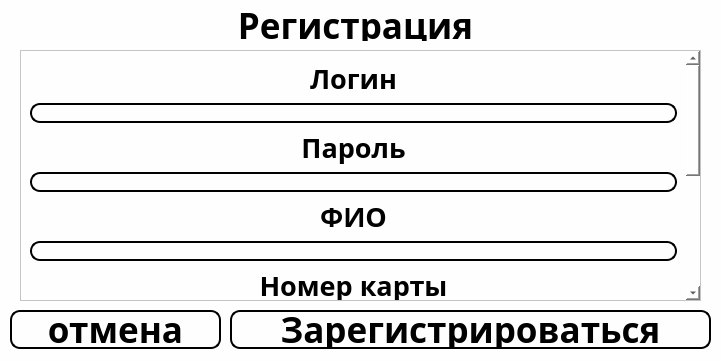
<?xml version="1.0" encoding="UTF-8"?>
<ui version="4.0">
 <class>Dialog</class>
 <widget class="QDialog" name="Dialog">
  <property name="geometry">
   <rect>
    <x>0</x>
    <y>0</y>
    <width>721</width>
    <height>362</height>
   </rect>
  </property>
  <property name="windowTitle">
   <string>Dialog</string>
  </property>
  <property name="styleSheet">
   <string notr="true">background: rgb(254,254,254)</string>
  </property>
  <widget class="QPushButton" name="registrate">
   <property name="geometry">
    <rect>
     <x>230</x>
     <y>310</y>
     <width>481</width>
     <height>39</height>
    </rect>
   </property>
   <property name="font">
    <font>
     <family>Futurespore Cyrillic</family>
     <pointsize>26</pointsize>
     <weight>50</weight>
     <italic>false</italic>
     <bold>false</bold>
    </font>
   </property>
   <property name="styleSheet">
    <string notr="true">QPushButton:pressed {
border: 0px solid #000;
border-radius: 10px;
border-style: outset;
background: black;
color: rgb(254,254,254);
font-weight: bold;
font: 26pt &quot;Futurespore Cyrillic&quot;;
}
QPushButton {
border: 2px solid #000;
border-radius: 10px;
border-style: outset;
color: black;
font-weight: bold;
font: 26pt &quot;Futurespore Cyrillic&quot;;
}</string>
   </property>
   <property name="text">
    <string>Зарегистрироваться</string>
   </property>
   <property name="autoDefault">
    <bool>true</bool>
   </property>
  </widget>
  <widget class="QPushButton" name="escape">
   <property name="geometry">
    <rect>
     <x>10</x>
     <y>310</y>
     <width>211</width>
     <height>39</height>
    </rect>
   </property>
   <property name="font">
    <font>
     <family>Futurespore Cyrillic</family>
     <pointsize>26</pointsize>
     <weight>50</weight>
     <italic>false</italic>
     <bold>false</bold>
    </font>
   </property>
   <property name="styleSheet">
    <string notr="true">QPushButton:pressed {
border: 0px solid #000;
border-radius: 10px;
border-style: outset;
background: black;
color: rgb(254,254,254);
font-weight: bold;
font: 26pt &quot;Futurespore Cyrillic&quot;;
}
QPushButton {
border: 2px solid #000;
border-radius: 10px;
border-style: outset;
color: black;
font-weight: bold;
font: 26pt &quot;Futurespore Cyrillic&quot;;
}</string>
   </property>
   <property name="text">
    <string>отмена</string>
   </property>
   <property name="autoDefault">
    <bool>true</bool>
   </property>
  </widget>
  <widget class="QLabel" name="label_2">
   <property name="geometry">
    <rect>
     <x>0</x>
     <y>10</y>
     <width>711</width>
     <height>31</height>
    </rect>
   </property>
   <property name="font">
    <font>
     <family>Futurespore Cyrillic</family>
     <pointsize>26</pointsize>
     <weight>50</weight>
     <italic>false</italic>
     <bold>false</bold>
    </font>
   </property>
   <property name="styleSheet">
    <string notr="true">font-weight: bold;
color: black;
font: 26pt &quot;Futurespore Cyrillic&quot;;</string>
   </property>
   <property name="text">
    <string>Регистрация</string>
   </property>
   <property name="alignment">
    <set>Qt::AlignCenter</set>
   </property>
   <property name="margin">
    <number>3</number>
   </property>
   <property name="indent">
    <number>0</number>
   </property>
  </widget>
  <widget class="QScrollArea" name="scrollArea">
   <property name="geometry">
    <rect>
     <x>20</x>
     <y>50</y>
     <width>681</width>
     <height>251</height>
    </rect>
   </property>
   <property name="widgetResizable">
    <bool>true</bool>
   </property>
   <widget class="QWidget" name="scrollAreaWidgetContents_2">
    <property name="geometry">
     <rect>
      <x>0</x>
      <y>0</y>
      <width>658</width>
      <height>715</height>
     </rect>
    </property>
    <layout class="QVBoxLayout" name="verticalLayout">
     <item>
      <widget class="QLabel" name="label_3">
       <property name="font">
        <font>
         <family>Futurespore Cyrillic</family>
         <pointsize>20</pointsize>
         <weight>50</weight>
         <italic>false</italic>
         <bold>false</bold>
        </font>
       </property>
       <property name="styleSheet">
        <string notr="true">font-weight: bold;
color: black;
font: 20pt &quot;Futurespore Cyrillic&quot;;</string>
       </property>
       <property name="text">
        <string>Логин</string>
       </property>
       <property name="alignment">
        <set>Qt::AlignCenter</set>
       </property>
       <property name="margin">
        <number>3</number>
       </property>
       <property name="indent">
        <number>0</number>
       </property>
      </widget>
     </item>
     <item>
      <widget class="QLineEdit" name="login">
       <property name="styleSheet">
        <string notr="true">border: 2px solid #000;
border-radius: 10px;
border-style: outset;
color: black;
font-weight: bold;
font: 26pt &quot;HelveticaNeueCyr&quot;;</string>
       </property>
      </widget>
     </item>
     <item>
      <widget class="QLabel" name="label_4">
       <property name="font">
        <font>
         <family>Futurespore Cyrillic</family>
         <pointsize>20</pointsize>
         <weight>50</weight>
         <italic>false</italic>
         <bold>false</bold>
        </font>
       </property>
       <property name="styleSheet">
        <string notr="true">font-weight: bold;
color: black;
font: 20pt &quot;Futurespore Cyrillic&quot;;</string>
       </property>
       <property name="text">
        <string>Пароль</string>
       </property>
       <property name="alignment">
        <set>Qt::AlignCenter</set>
       </property>
       <property name="margin">
        <number>3</number>
       </property>
       <property name="indent">
        <number>0</number>
       </property>
      </widget>
     </item>
     <item>
      <widget class="QLineEdit" name="password">
       <property name="styleSheet">
        <string notr="true">border: 2px solid #000;
border-radius: 10px;
border-style: outset;
color: black;
font-weight: bold;
font: 26pt &quot;HelveticaNeueCyr&quot;;</string>
       </property>
      </widget>
     </item>
     <item>
      <widget class="QLabel" name="label_7">
       <property name="font">
        <font>
         <family>Futurespore Cyrillic</family>
         <pointsize>20</pointsize>
         <weight>50</weight>
         <italic>false</italic>
         <bold>false</bold>
        </font>
       </property>
       <property name="styleSheet">
        <string notr="true">font-weight: bold;
color: black;
font: 20pt &quot;Futurespore Cyrillic&quot;;</string>
       </property>
       <property name="text">
        <string>ФИО</string>
       </property>
       <property name="alignment">
        <set>Qt::AlignCenter</set>
       </property>
       <property name="margin">
        <number>3</number>
       </property>
       <property name="indent">
        <number>0</number>
       </property>
      </widget>
     </item>
     <item>
      <widget class="QLineEdit" name="fio">
       <property name="styleSheet">
        <string notr="true">border: 2px solid #000;
border-radius: 10px;
border-style: outset;
color: black;
font-weight: bold;
font: 26pt &quot;HelveticaNeueCyr&quot;;</string>
       </property>
      </widget>
     </item>
     <item>
      <widget class="QLabel" name="label_5">
       <property name="font">
        <font>
         <family>Futurespore Cyrillic</family>
         <pointsize>20</pointsize>
         <weight>50</weight>
         <italic>false</italic>
         <bold>false</bold>
        </font>
       </property>
       <property name="styleSheet">
        <string notr="true">font-weight: bold;
color: black;
font: 20pt &quot;Futurespore Cyrillic&quot;;</string>
       </property>
       <property name="text">
        <string>Номер карты</string>
       </property>
       <property name="alignment">
        <set>Qt::AlignCenter</set>
       </property>
       <property name="margin">
        <number>3</number>
       </property>
       <property name="indent">
        <number>0</number>
       </property>
      </widget>
     </item>
     <item>
      <widget class="QLineEdit" name="card_number">
       <property name="styleSheet">
        <string notr="true">border: 2px solid #000;
border-radius: 10px;
border-style: outset;
color: black;
font-weight: bold;
font: 26pt &quot;HelveticaNeueCyr&quot;;</string>
       </property>
      </widget>
     </item>
     <item>
      <widget class="QLabel" name="label_6">
       <property name="font">
        <font>
         <family>Futurespore Cyrillic</family>
         <pointsize>20</pointsize>
         <weight>50</weight>
         <italic>false</italic>
         <bold>false</bold>
        </font>
       </property>
       <property name="styleSheet">
        <string notr="true">font-weight: bold;
color: black;
font: 20pt &quot;Futurespore Cyrillic&quot;;</string>
       </property>
       <property name="text">
        <string>Действительна до</string>
       </property>
       <property name="alignment">
        <set>Qt::AlignCenter</set>
       </property>
       <property name="margin">
        <number>3</number>
       </property>
       <property name="indent">
        <number>0</number>
       </property>
      </widget>
     </item>
     <item>
      <widget class="QLineEdit" name="expiration_date">
       <property name="styleSheet">
        <string notr="true">border: 2px solid #000;
border-radius: 10px;
border-style: outset;
color: black;
font-weight: bold;
font: 26pt &quot;HelveticaNeueCyr&quot;;</string>
       </property>
      </widget>
     </item>
     <item>
      <widget class="QLabel" name="label_8">
       <property name="font">
        <font>
         <family>Futurespore Cyrillic</family>
         <pointsize>20</pointsize>
         <weight>50</weight>
         <italic>false</italic>
         <bold>false</bold>
        </font>
       </property>
       <property name="styleSheet">
        <string notr="true">font-weight: bold;
color: black;
font: 20pt &quot;Futurespore Cyrillic&quot;;</string>
       </property>
       <property name="text">
        <string>Cvv</string>
       </property>
       <property name="alignment">
        <set>Qt::AlignCenter</set>
       </property>
       <property name="margin">
        <number>3</number>
       </property>
       <property name="indent">
        <number>0</number>
       </property>
      </widget>
     </item>
     <item>
      <widget class="QLineEdit" name="cvv">
       <property name="styleSheet">
        <string notr="true">border: 2px solid #000;
border-radius: 10px;
border-style: outset;
color: black;
font-weight: bold;
font: 26pt &quot;HelveticaNeueCyr&quot;;</string>
       </property>
      </widget>
     </item>
     <item>
      <widget class="QLabel" name="label_9">
       <property name="font">
        <font>
         <family>Futurespore Cyrillic</family>
         <pointsize>20</pointsize>
         <weight>50</weight>
         <italic>false</italic>
         <bold>false</bold>
        </font>
       </property>
       <property name="styleSheet">
        <string notr="true">font-weight: bold;
color: black;
font: 20pt &quot;Futurespore Cyrillic&quot;;</string>
       </property>
       <property name="text">
        <string>почтовый индекс</string>
       </property>
       <property name="alignment">
        <set>Qt::AlignCenter</set>
       </property>
       <property name="margin">
        <number>3</number>
       </property>
       <property name="indent">
        <number>0</number>
       </property>
      </widget>
     </item>
     <item>
      <widget class="QLineEdit" name="post_index">
       <property name="styleSheet">
        <string notr="true">border: 2px solid #000;
border-radius: 10px;
border-style: outset;
color: black;
font-weight: bold;
font: 26pt &quot;HelveticaNeueCyr&quot;;</string>
       </property>
      </widget>
     </item>
    </layout>
   </widget>
  </widget>
 </widget>
 <resources/>
 <connections/>
</ui>
